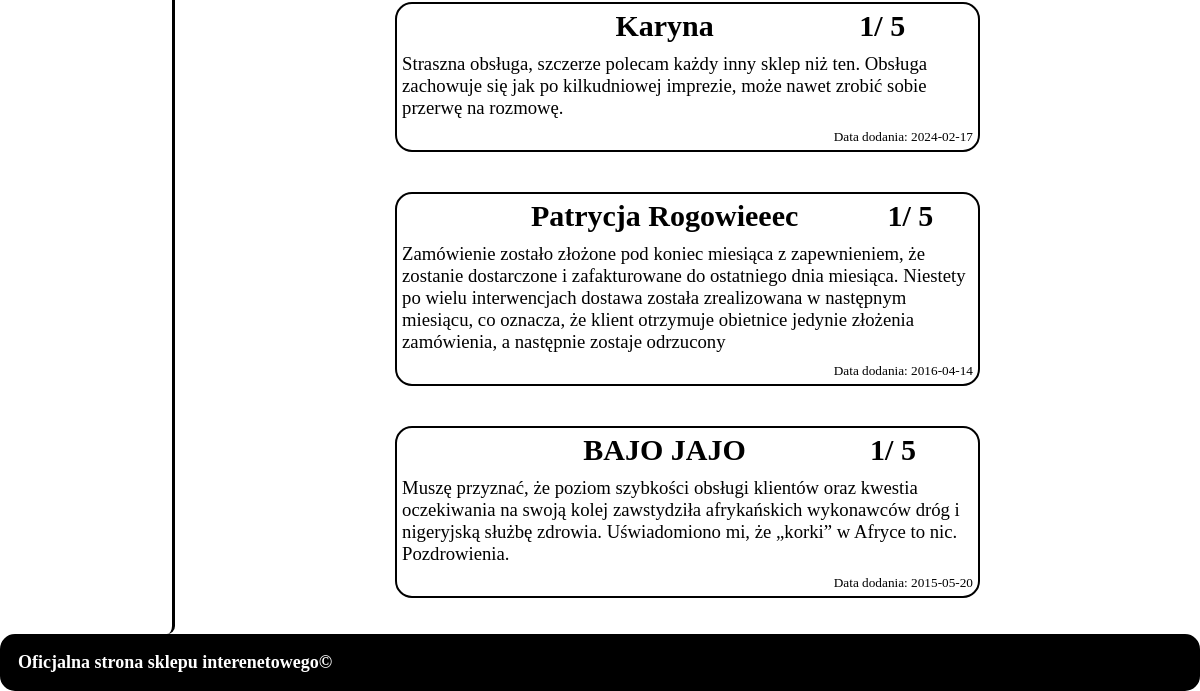
The page /opinion.php (lower part) on the database as committed earlier.
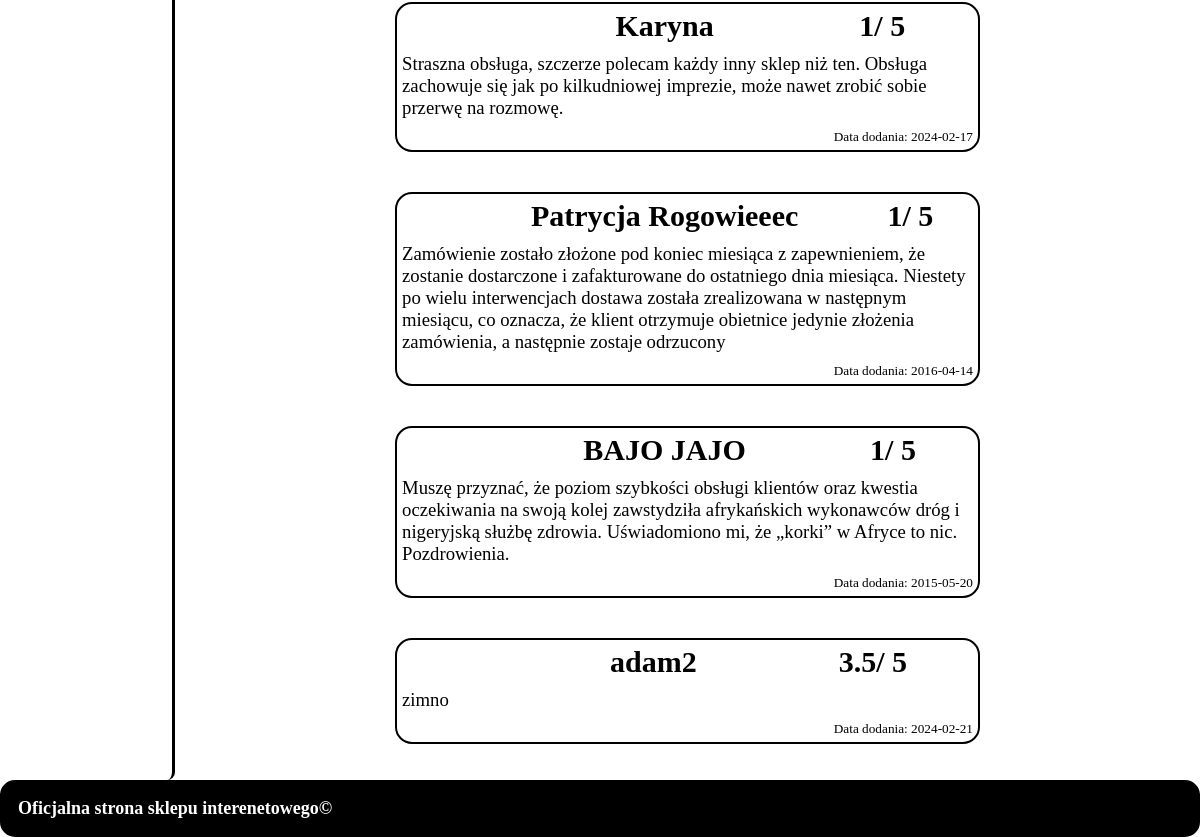
The same page on the database as committed later.
### tables this page shows
CREATE TABLE `rewiews` (
  `id` int(11) NOT NULL,
  `username` varchar(50) NOT NULL,
  `date` date NOT NULL,
  `review` text NOT NULL,
  `rating` float DEFAULT NULL
);

### opinion.php (the view, shortened to what this page needs)
<?php
    require_once "connect.php";
?>
<!DOCTYPE html>
<html lang="pl">
<head>
    <link rel="stylesheet" href="style/style.css">
    <link rel="stylesheet" href="style/opinion.css">
</head>
<body>
    <main>
    <div class="left">
        </div>
        <div class="right">
            <div class="right-bottom
            <?php
                if(isset($_GET["opinion"])){
                    echo 'disable';
                }
            ?>
            ">
                <?php
                    $sql = " SELECT * FROM rewiews";
                    if($result = $conn->query($sql)){
                        while($row=$result->fetch_assoc())
                        {
                            echo '<div class="opinion"> <div class="topop"><h2></h2><h2>'. $row['username']. '</h2><h2>';
                            echo $row["rating"]. '/ 5</h2></div> <h3>';
                            echo  $row['review']. '</h3> <h5> Data dodania: '. $row['date']. ' </h5> </div>';
                        }
                    }
                    else{
                        echo "Nie znaleziono żadnych opinii";
                    }
                ?>
            </div>
        </div>
    </main>
    <footer>
        <h2>
            <MARQUEE>
                Oficjalna strona sklepu interenetowego©
            </MARQUEE>
        </h2>
    </footer>
</body>
</html>

### style/style.css (style rules this page uses)
* { margin: 0; padding: 0; font-family: Cambria, Cochin, Georgia, Times, 'Times New Roman', serif; }
body { background: #ffffff; width: 100%; }
main { display: flex; justify-content: space-between; min-height: 646px; }
.left { width: 15%; border-radius: 8px ; border-right: black 3px solid; align-items: center; display: flex; flex-direction: column; padding-top: 40px; padding-bottom: 40px; }
.right { width: 85%; display: flex; flex-direction: column; align-items: center; padding-top: 36px; padding-bottom: 36px; padding-left: 25px; padding-right: 25px; }
.right-bottom { width: 100%; display: flex; justify-content: space-between; flex-direction: column; }
footer { background: #000000; padding: 15px; display: flex; justify-content: center; border: solid 3px black; border-radius: 15px; }
footer h2 { color: white; font-size: large; width: 100%; }

### style/opinion.css (style rules this page uses)
.right-bottom { width: 60%; }
.opinion { color: #000000; margin-top: 40px; border-radius: 17px; border: black solid 2px; }
.opinion h3 { font-weight: normal; }
.opinion h5 { text-align: end; font-weight: lighter; }
.topop { display: flex; justify-content: space-around; }

Rows that differ between the two databases and show on the page:
added rewiews: username "adam2", rating "3.5", review "zimno", date "2024-02-21"
